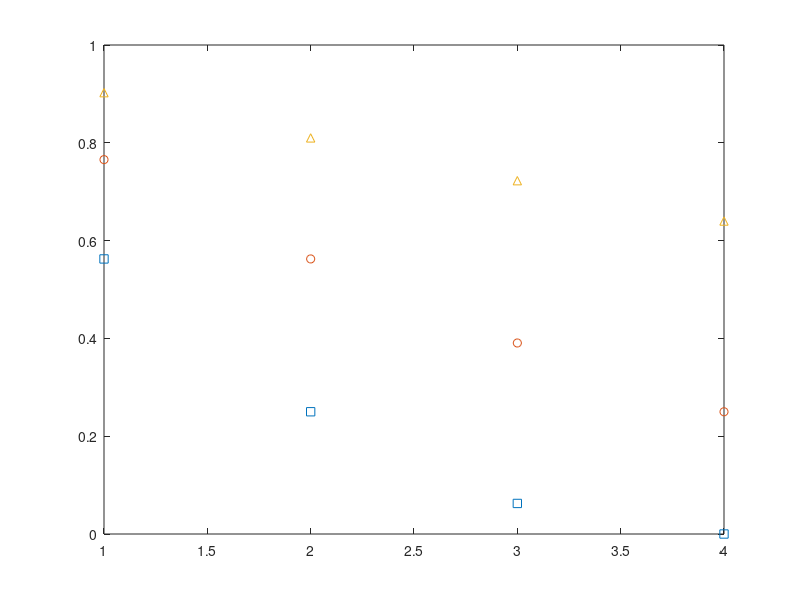
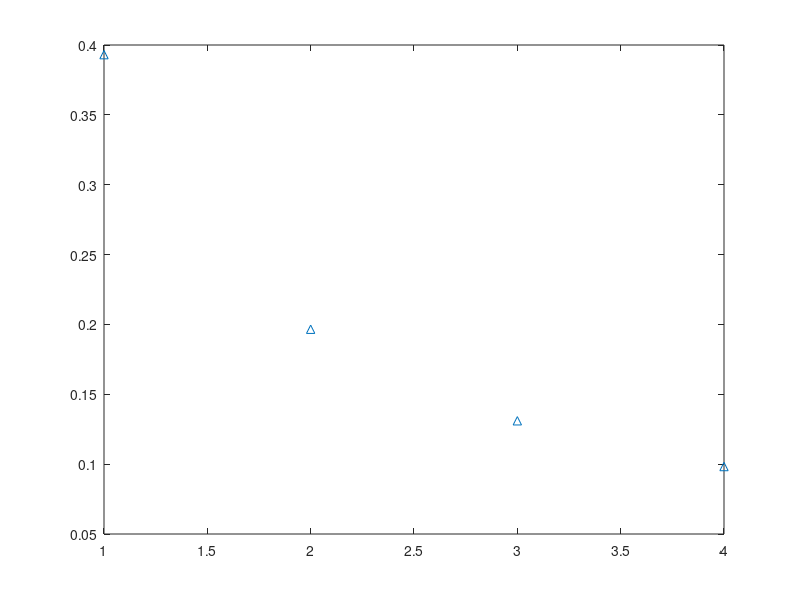

Reproduce these figures in MATLAB, in order.
close all;
clear all;

segmentations=[1 2 3 4]

delta_t=0.5;

D=30*2/3*delta_t/40.0*segmentations;

Pinterf=(1-D).^2 

plot(segmentations,Pinterf,'s'); hold on;

delta_t=0.25;

D=30*2/3*delta_t/40.0*segmentations;

Pinterf=(1-D).^2 

plot(segmentations,Pinterf,'o');

delta_t=0.1;

D=30*2/3*delta_t/40.0*segmentations;

Pinterf=(1-D).^2 

plot(segmentations,Pinterf,'^');

figure;

voleff=0.72./(segmentations*2/3)*tan(pi/180*20);

plot(segmentations, voleff,'^');